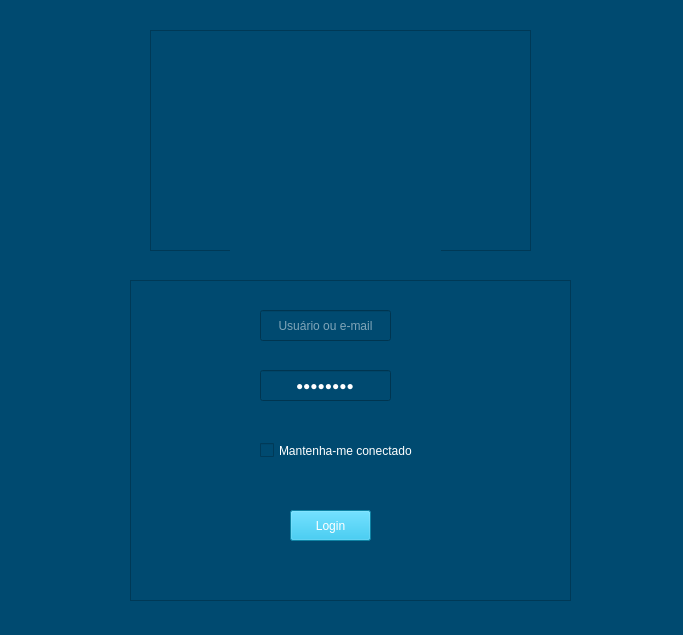
<?xml version="1.0" encoding="UTF-8"?>
<ui version="4.0">
 <class>Login</class>
 <widget class="QWidget" name="Login">
  <property name="geometry">
   <rect>
    <x>0</x>
    <y>0</y>
    <width>683</width>
    <height>635</height>
   </rect>
  </property>
  <property name="cursor">
   <cursorShape>PointingHandCursor</cursorShape>
  </property>
  <property name="windowTitle">
   <string>Form</string>
  </property>
  <property name="styleSheet">
   <string notr="true">background-color: rgb(0,74, 112);</string>
  </property>
  <widget class="QFrame" name="frame">
   <property name="geometry">
    <rect>
     <x>130</x>
     <y>280</y>
     <width>441</width>
     <height>321</height>
    </rect>
   </property>
   <property name="frameShape">
    <enum>QFrame::StyledPanel</enum>
   </property>
   <property name="frameShadow">
    <enum>QFrame::Raised</enum>
   </property>
   <widget class="QLineEdit" name="txt_usuario">
    <property name="geometry">
     <rect>
      <x>130</x>
      <y>30</y>
      <width>131</width>
      <height>31</height>
     </rect>
    </property>
    <property name="cursor">
     <cursorShape>ArrowCursor</cursorShape>
    </property>
    <property name="styleSheet">
     <string notr="true">color: rgb(255, 255, 255);</string>
    </property>
    <property name="alignment">
     <set>Qt::AlignCenter</set>
    </property>
    <property name="dragEnabled">
     <bool>false</bool>
    </property>
    <property name="readOnly">
     <bool>false</bool>
    </property>
    <property name="placeholderText">
     <string>Usuário ou e-mail</string>
    </property>
    <property name="clearButtonEnabled">
     <bool>false</bool>
    </property>
   </widget>
   <widget class="QLineEdit" name="txt_senha">
    <property name="geometry">
     <rect>
      <x>130</x>
      <y>90</y>
      <width>131</width>
      <height>31</height>
     </rect>
    </property>
    <property name="styleSheet">
     <string notr="true">color: rgb(255, 255, 255);</string>
    </property>
    <property name="text">
     <string>asdasdas</string>
    </property>
    <property name="echoMode">
     <enum>QLineEdit::PasswordEchoOnEdit</enum>
    </property>
    <property name="alignment">
     <set>Qt::AlignCenter</set>
    </property>
    <property name="placeholderText">
     <string>Senha</string>
    </property>
   </widget>
   <widget class="QCheckBox" name="chec_conectado">
    <property name="enabled">
     <bool>true</bool>
    </property>
    <property name="geometry">
     <rect>
      <x>130</x>
      <y>150</y>
      <width>161</width>
      <height>41</height>
     </rect>
    </property>
    <property name="styleSheet">
     <string notr="true">color: rgb(255, 255, 255);</string>
    </property>
    <property name="text">
     <string>Mantenha-me conectado</string>
    </property>
   </widget>
   <widget class="QPushButton" name="btn_login">
    <property name="geometry">
     <rect>
      <x>160</x>
      <y>230</y>
      <width>81</width>
      <height>31</height>
     </rect>
    </property>
    <property name="cursor">
     <cursorShape>PointingHandCursor</cursorShape>
    </property>
    <property name="styleSheet">
     <string notr="true">QPushButton{
	
	
	background-color: rgb(19, 184, 230);
	color: rgb(255,255,255);

}</string>
    </property>
    <property name="text">
     <string>Login</string>
    </property>
    <property name="autoDefault">
     <bool>false</bool>
    </property>
   </widget>
  </widget>
  <widget class="QFrame" name="frame_2">
   <property name="geometry">
    <rect>
     <x>150</x>
     <y>30</y>
     <width>381</width>
     <height>221</height>
    </rect>
   </property>
   <property name="frameShape">
    <enum>QFrame::StyledPanel</enum>
   </property>
   <property name="frameShadow">
    <enum>QFrame::Raised</enum>
   </property>
   <widget class="QLabel" name="label">
    <property name="geometry">
     <rect>
      <x>80</x>
      <y>10</y>
      <width>211</width>
      <height>211</height>
     </rect>
    </property>
    <property name="text">
     <string/>
    </property>
    <property name="textFormat">
     <enum>Qt::RichText</enum>
    </property>
    <property name="pixmap">
     <pixmap>homem-usuario.png</pixmap>
    </property>
    <property name="scaledContents">
     <bool>true</bool>
    </property>
   </widget>
  </widget>
 </widget>
 <resources/>
 <connections/>
</ui>
